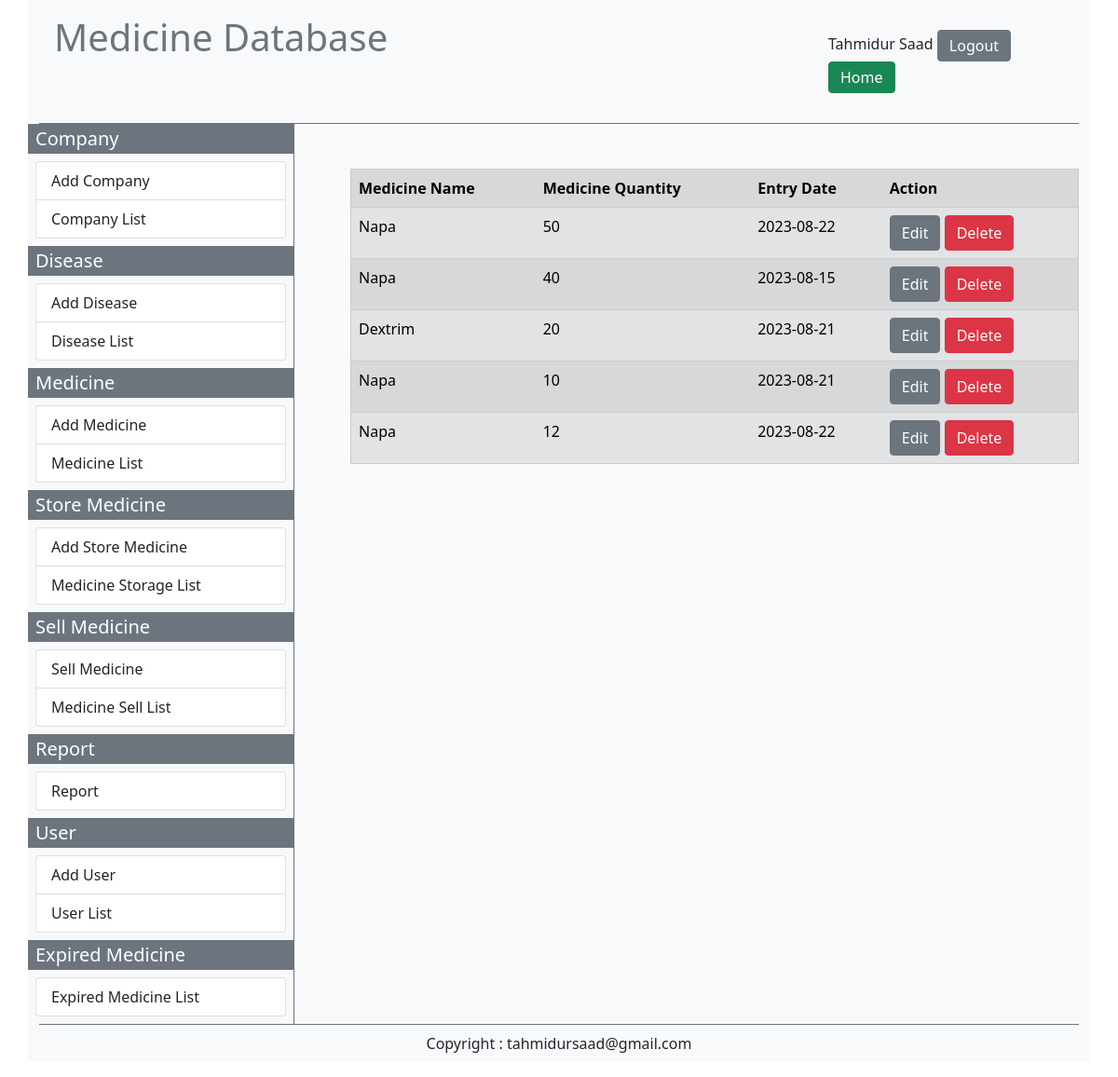
The app's page /MediDB/list_of_spend_medicine.php (signed in) with its own data.
### tables this page shows
CREATE TABLE `spend_medicine` (
  `spend_medicine_id` int(11) NOT NULL,
  `spend_medicine_name` int(11) NOT NULL,
  `spend_medicine_quantity` int(11) NOT NULL,
  `spend_medicine_entry_date` varchar(10) NOT NULL
);

### MediDB/list_of_spend_medicine.php (the view, shortened to what this page needs)
<?php
    require('connection.php');
?>
<?php
    $sql1 = "SELECT * FROM medicine";
    $query1 = $conn -> query($sql1);
    $data_list = array();
    while($data1 = mysqli_fetch_assoc($query1)){
        $medicine_id = $data1['medicine_id'];
        $medicine_name = $data1['medicine_name'];
        $data_list[$medicine_id] = $medicine_name;
    }
?>
<?php
   $user_first_name= $_SESSION['user_first_name'];
   $user_last_name= $_SESSION['user_last_name'];
   if(!empty($user_first_name) && !empty($user_last_name)){
?>
<!DOCTYPE html>
<html lang="en">
<head>
    <link href="https://cdn.jsdelivr.net/npm/bootstrap@5.0.2/dist/css/bootstrap.min.css" rel="stylesheet">
    <link rel="stylesheet" href="https://use.fontawesome.com/releases/v5.15.4/css/all.css"/>
</head>
<body>
<div class="container bg-light">
        <div class="container-foluid border-bottom border-secondary">
              <?php include('bootstrap/topbar.php'); ?>
        </div>
        <div class="container-foluid">
            <div class="row">
                <div class="col-sm-3 bg-light p-0 m-0">
                    <?php include('bootstrap/leftside_bar.php'); ?>
                </div>
                <div class="col-sm-9 border-start border-secondary">
                    <div class="container p-4 m-4">
                    <?php
        $sql = "SELECT * FROM spend_medicine";
        $query = $conn-> query($sql);
        echo "<table border='1' class='table table-secondary table-striped table-hover'> <tr>
              <th>Medicine Name</th>
              <th>Medicine Quantity </th>
              <th>Entry Date</th>
              <th>Action</th></tr> ";
        while($data = mysqli_fetch_assoc($query)){
            $spend_medicine_id = $data['spend_medicine_id'];
            $spend_medicine_name = $data['spend_medicine_name'];
            $spend_medicine_quantity = $data['spend_medicine_quantity'];
            $spend_medicine_entry_date = $data['spend_medicine_entry_date'];
            echo "<tr>
                  <td>$data_list[$spend_medicine_name]</td>
                  <td>$spend_medicine_quantity</td>
                  <td>$spend_medicine_entry_date</td>
                  <td><a href ='edit_spend_medicine.php?id= $spend_medicine_id' class='btn btn-secondary'>Edit</a>
                    <a href ='delete_spend_medicine.php?id= $spend_medicine_id' class='btn btn-danger'>Delete</a>
                  </td></tr>";
        }
        echo"</table>";
    ?>
                    </div>
                </div>
            </div>
        </div>
        <div class="border-top border-secondary">
        <?php include('bootstrap/bottom_bar.php'); ?>
        </div>
    </div>
</body>
</html>
<?php
   }
   else{
    header('location:login.php');
   }
 ?>

### records on screen
spend_medicine: spend_medicine_name "Napa", spend_medicine_quantity "50", spend_medicine_entry_date "2023-08-22"
spend_medicine: spend_medicine_name "Napa", spend_medicine_quantity "40", spend_medicine_entry_date "2023-08-15"
spend_medicine: spend_medicine_name "Dextrim", spend_medicine_quantity "20", spend_medicine_entry_date "2023-08-21"
spend_medicine: spend_medicine_name "Napa", spend_medicine_quantity "10", spend_medicine_entry_date "2023-08-21"
spend_medicine: spend_medicine_name "Napa", spend_medicine_quantity "12", spend_medicine_entry_date "2023-08-22"

### other values on screen
$user_first_name "Tahmidur"
$user_last_name "Saad"
